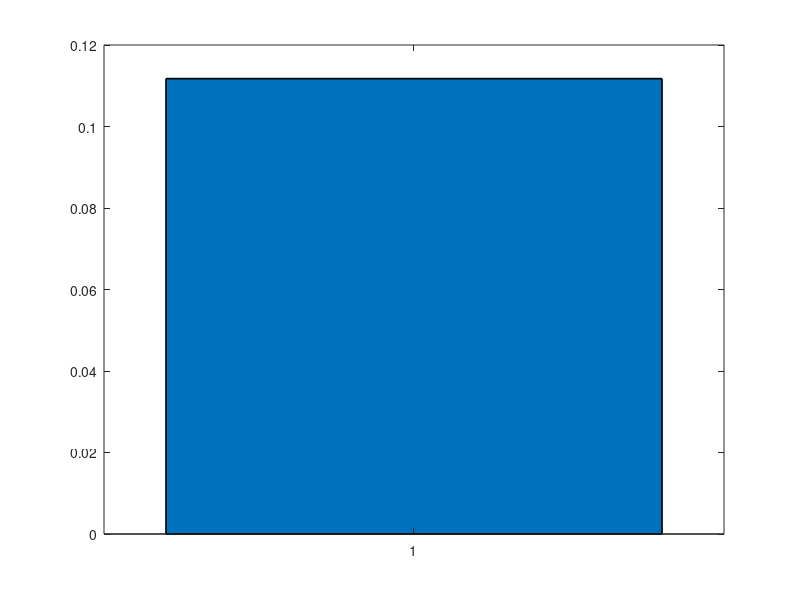

Write the MATLAB code that produced this figure. (Note: this script raises an error after producing the figure.)
close all;
clear;
clc;

Signals = [0.651333333333333	0.197666666666667	4.32366666666667	0.578000000000000	0.189333333333333];
max_Value = max(Signals);
min_Value = min(Signals);
Signals = (Signals-min_Value)/(max_Value-min_Value);

figure(1);
facecolor = [1,0,0;0,1,0;0,0,1;1,1,0;1,0,1];
for i = 1:5
    b = bar(i,Signals(i),'linewidth',1.2);
    b.FaceColor = facecolor(i,:);
    hold on;
end;
ylim([0.001,1.5]);
xlabel('Module index');
ylabel('Activity intensity');
ytick = [0.01,0.1,1];
ylabelName = {'0.01','0.1','1'};
set(gca,'xtick',1:1:5,'ytick',ytick,'YTickLabel',ylabelName);
set(gca,'FontName','Times New Roman','FontSize',16,'FontWeight','bold','linewidth',1.2);
set(gca,'yscale','log');
set(gcf,'position',[104,335,600,225]);